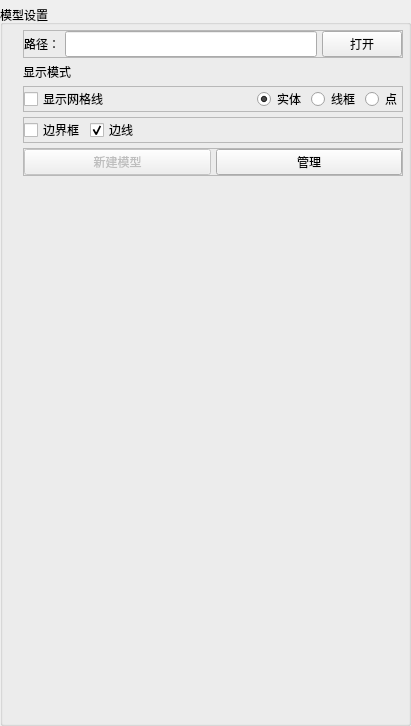
       <widget class="QWidget" name="tab_4">
        <attribute name="icon">
         <iconset resource="res.qrc">
          <normaloff>:/graphics/model.png</normaloff>:/graphics/model.png</iconset>
        </attribute>
        <attribute name="title">
         <string>模型</string>
        </attribute>
        <layout class="QVBoxLayout" name="verticalLayout_10">
         <property name="spacing">
          <number>5</number>
         </property>
         <property name="leftMargin">
          <number>0</number>
         </property>
         <property name="topMargin">
          <number>5</number>
         </property>
         <property name="rightMargin">
          <number>0</number>
         </property>
         <property name="bottomMargin">
          <number>0</number>
         </property>
         <item>
          <widget class="QGroupBox" name="groupBox_2">
           <property name="title">
            <string>模型设置</string>
           </property>
           <layout class="QVBoxLayout" name="verticalLayout_14" stretch="0,0,0,0,0,0,0">
            <property name="spacing">
             <number>5</number>
            </property>
            <property name="leftMargin">
             <number>20</number>
            </property>
            <property name="topMargin">
             <number>5</number>
            </property>
            <property name="rightMargin">
             <number>5</number>
            </property>
            <property name="bottomMargin">
             <number>0</number>
            </property>
            <item>
             <widget class="QFrame" name="frame_7">
              <property name="maximumSize">
               <size>
                <width>16777215</width>
                <height>16777215</height>
               </size>
              </property>
              <property name="frameShape">
               <enum>QFrame::StyledPanel</enum>
              </property>
              <property name="frameShadow">
               <enum>QFrame::Raised</enum>
              </property>
              <layout class="QHBoxLayout" name="horizontalLayout_4">
               <property name="spacing">
                <number>5</number>
               </property>
               <property name="leftMargin">
                <number>0</number>
               </property>
               <property name="topMargin">
                <number>0</number>
               </property>
               <property name="rightMargin">
                <number>0</number>
               </property>
               <property name="bottomMargin">
                <number>0</number>
               </property>
               <item>
                <widget class="QLabel" name="label_4">
                 <property name="text">
                  <string>路径：</string>
                 </property>
                </widget>
               </item>
               <item>
                <widget class="QLineEdit" name="model_path">
                 <property name="enabled">
                  <bool>true</bool>
                 </property>
                 <property name="minimumSize">
                  <size>
                   <width>0</width>
                   <height>26</height>
                  </size>
                 </property>
                </widget>
               </item>
               <item>
                <widget class="QPushButton" name="open_model">
                 <property name="minimumSize">
                  <size>
                   <width>0</width>
                   <height>26</height>
                  </size>
                 </property>
                 <property name="text">
                  <string>打开</string>
                 </property>
                </widget>
               </item>
              </layout>
             </widget>
            </item>
            <item>
             <widget class="QLabel" name="label_5">
              <property name="text">
               <string>显示模式</string>
              </property>
             </widget>
            </item>
            <item>
             <widget class="QFrame" name="frame_9">
              <property name="maximumSize">
               <size>
                <width>16777215</width>
                <height>16777215</height>
               </size>
              </property>
              <property name="frameShape">
               <enum>QFrame::StyledPanel</enum>
              </property>
              <property name="frameShadow">
               <enum>QFrame::Raised</enum>
              </property>
              <layout class="QHBoxLayout" name="horizontalLayout_10">
               <property name="spacing">
                <number>5</number>
               </property>
               <property name="leftMargin">
                <number>0</number>
               </property>
               <property name="topMargin">
                <number>0</number>
               </property>
               <property name="rightMargin">
                <number>0</number>
               </property>
               <property name="bottomMargin">
                <number>0</number>
               </property>
               <item>
                <widget class="QCheckBox" name="grid">
                 <property name="text">
                  <string>显示网格线</string>
                 </property>
                 <property name="checked">
                  <bool>false</bool>
                 </property>
                </widget>
               </item>
               <item>
                <spacer name="horizontalSpacer">
                 <property name="orientation">
                  <enum>Qt::Horizontal</enum>
                 </property>
                 <property name="sizeHint" stdset="0">
                  <size>
                   <width>40</width>
                   <height>20</height>
                  </size>
                 </property>
                </spacer>
               </item>
               <item>
                <widget class="QRadioButton" name="solid">
                 <property name="text">
                  <string>实体</string>
                 </property>
                 <property name="checked">
                  <bool>true</bool>
                 </property>
                </widget>
               </item>
               <item>
                <widget class="QRadioButton" name="waveframe">
                 <property name="text">
                  <string>线框</string>
                 </property>
                </widget>
               </item>
               <item>
                <widget class="QRadioButton" name="points_cloud">
                 <property name="enabled">
                  <bool>true</bool>
                 </property>
                 <property name="text">
                  <string>点</string>
                 </property>
                 <property name="checkable">
                  <bool>true</bool>
                 </property>
                </widget>
               </item>
              </layout>
             </widget>
            </item>
            <item>
             <widget class="QFrame" name="frame_13">
              <property name="maximumSize">
               <size>
                <width>16777215</width>
                <height>16777215</height>
               </size>
              </property>
              <property name="frameShape">
               <enum>QFrame::StyledPanel</enum>
              </property>
              <property name="frameShadow">
               <enum>QFrame::Raised</enum>
              </property>
              <layout class="QHBoxLayout" name="horizontalLayout_17">
               <property name="spacing">
                <number>5</number>
               </property>
               <property name="leftMargin">
                <number>0</number>
               </property>
               <property name="topMargin">
                <number>0</number>
               </property>
               <property name="rightMargin">
                <number>0</number>
               </property>
               <property name="bottomMargin">
                <number>0</number>
               </property>
               <item>
                <widget class="QCheckBox" name="model_boundary">
                 <property name="text">
                  <string>边界框</string>
                 </property>
                 <property name="checked">
                  <bool>false</bool>
                 </property>
                </widget>
               </item>
               <item>
                <widget class="QCheckBox" name="model_outline">
                 <property name="text">
                  <string>边线</string>
                 </property>
                 <property name="checked">
                  <bool>true</bool>
                 </property>
                </widget>
               </item>
               <item>
                <spacer name="horizontalSpacer_3">
                 <property name="orientation">
                  <enum>Qt::Horizontal</enum>
                 </property>
                 <property name="sizeHint" stdset="0">
                  <size>
                   <width>40</width>
                   <height>20</height>
                  </size>
                 </property>
                </spacer>
               </item>
              </layout>
             </widget>
            </item>
            <item>
             <widget class="QFrame" name="frame_10">
              <property name="maximumSize">
               <size>
                <width>16777215</width>
                <height>16777215</height>
               </size>
              </property>
              <property name="frameShape">
               <enum>QFrame::StyledPanel</enum>
              </property>
              <property name="frameShadow">
               <enum>QFrame::Raised</enum>
              </property>
              <layout class="QHBoxLayout" name="horizontalLayout_12">
               <property name="spacing">
                <number>5</number>
               </property>
               <property name="leftMargin">
                <number>0</number>
               </property>
               <property name="topMargin">
                <number>0</number>
               </property>
               <property name="rightMargin">
                <number>0</number>
               </property>
               <property name="bottomMargin">
                <number>0</number>
               </property>
               <item>
                <widget class="QPushButton" name="open_model_2">
                 <property name="enabled">
                  <bool>false</bool>
                 </property>
                 <property name="minimumSize">
                  <size>
                   <width>0</width>
                   <height>26</height>
                  </size>
                 </property>
                 <property name="text">
                  <string>新建模型</string>
                 </property>
                 <property name="icon">
                  <iconset resource="res.qrc">
                   <normaloff>:/graphics/model.png</normaloff>:/graphics/model.png</iconset>
                 </property>
                </widget>
               </item>
               <item>
                <widget class="QPushButton" name="parts_manager">
                 <property name="toolTip">
                  <string>打开管理器</string>
                 </property>
                 <property name="text">
                  <string>管理</string>
                 </property>
                 <property name="icon">
                  <iconset resource="res.qrc">
                   <normaloff>:/graphics/object_manager.png</normaloff>:/graphics/object_manager.png</iconset>
                 </property>
                </widget>
               </item>
              </layout>
             </widget>
            </item>
            <item>
             <spacer name="horizontalSpacer_5">
              <property name="orientation">
               <enum>Qt::Horizontal</enum>
              </property>
              <property name="sizeHint" stdset="0">
               <size>
                <width>380</width>
                <height>20</height>
               </size>
              </property>
             </spacer>
            </item>
            <item>
             <spacer name="verticalSpacer_3">
              <property name="orientation">
               <enum>Qt::Vertical</enum>
              </property>
              <property name="sizeHint" stdset="0">
               <size>
                <width>257</width>
                <height>527</height>
               </size>
              </property>
             </spacer>
            </item>
           </layout>
          </widget>
         </item>
        </layout>
       </widget>
